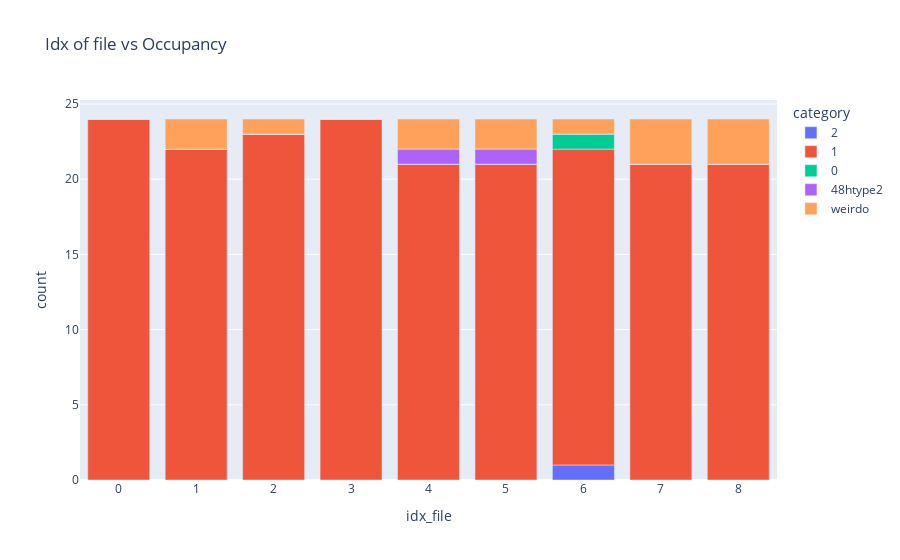

Notebook cell for this chart:
### Code cell
tuple_metainfo = ReadStructure.Metainfo.get_tuple_metainfo(coor_ref_structure_48n24_expanded, litype, el = "Li")
coor_48htype1_metainfo = ReadStructure.Metainfo.get_coor_48htype1_metainfo(coor_ref_structure_48n24_expanded, el = 'Li')

file_loc_important_cols_sorted = file_loc_important_cols.sort_values("toten [eV]", ascending=True).reset_index()

idx_coor_cage_order = {0: np.array([0.97111, 0.25   , 0.25   ]), 3: np.array([0.02889, 0.75   , 0.25   ]),
                       1: np.array([0.02889, 0.25   , 0.75   ]), 2: np.array([0.97111, 0.75   , 0.75   ])}

coor_24g_array = np.array([item['coor'] for sublist in tuple_metainfo.values() for item in sublist if item['type'] == '24g'])
centroids, labels = Operation.KMeans.kmeans_cluster_atoms(coor_24g_array, amount_clusters = 4)
Operation.KMeans.create_POSCAR_atoms_centroids_appended(coor_24g_array, centroids, direc_restructure_destination, lattice_constant, filename = "POSCAR_24g_centroids4")

idx_cage_coor_24g = ReadStructure.Metainfo.get_idx_cage_coor_24g(coor_24g_array, labels, idx_coor_cage_order, amount_clusters = 4)
tuple_cage_metainfo = ReadStructure.Metainfo.get_tuple_cage_metainfo(tuple_metainfo, idx_cage_coor_24g)


category_labels_occupancy = {
    '2': '2',
    '1': '1',
    '0': '0',
    '48htype1': '48htype2',
    'weirdo': 'weirdo'
    # ... add more as needed
}

Movement.Occupancy.get_occupancy(file_loc_important_cols_sorted, coor_ref_structure_48n24_expanded, tuple_cage_metainfo, el = "Li")
df_occupancy = Plot.Movement.Occupancy.plot_occupancy(file_loc_important_cols_sorted, category_labels_occupancy)

### Figure 1 — Plotly figure (JSON) as saved in the notebook; plotly's stock layout.template omitted (floating-point values rounded to 4 significant figures)
{"data": [{"alignmentgroup": "True", "hovertemplate": "category=2<br>idx_file=%{x}<br>count=%{y}<extra></extra>", "legendgroup": "2", "marker": {"color": "#636efa", "pattern": {"shape": ""}}, "name": "2", "offsetgroup": "2", "orientation": "v", "showlegend": true, "textposition": "auto", "type": "bar", "x": [0, 1, 2, 3, 4, 5, 6, 7, 8], "xaxis": "x", "y": [0, 0, 0, 0, 0, 0, 1, 0, 0], "yaxis": "y"}, {"alignmentgroup": "True", "hovertemplate": "category=1<br>idx_file=%{x}<br>count=%{y}<extra></extra>", "legendgroup": "1", "marker": {"color": "#EF553B", "pattern": {"shape": ""}}, "name": "1", "offsetgroup": "1", "orientation": "v", "showlegend": true, "textposition": "auto", "type": "bar", "x": [0, 1, 2, 3, 4, 5, 6, 7, 8], "xaxis": "x", "y": [24, 22, 23, 24, 21, 21, 21, 21, 21], "yaxis": "y"}, {"alignmentgroup": "True", "hovertemplate": "category=0<br>idx_file=%{x}<br>count=%{y}<extra></extra>", "legendgroup": "0", "marker": {"color": "#00cc96", "pattern": {"shape": ""}}, "name": "0", "offsetgroup": "0", "orientation": "v", "showlegend": true, "textposition": "auto", "type": "bar", "x": [0, 1, 2, 3, 4, 5, 6, 7, 8], "xaxis": "x", "y": [0, 0, 0, 0, 0, 0, 1, 0, 0], "yaxis": "y"}, {"alignmentgroup": "True", "hovertemplate": "category=48htype2<br>idx_file=%{x}<br>count=%{y}<extra></extra>", "legendgroup": "48htype2", "marker": {"color": "#ab63fa", "pattern": {"shape": ""}}, "name": "48htype2", "offsetgroup": "48htype2", "orientation": "v", "showlegend": true, "textposition": "auto", "type": "bar", "x": [0, 1, 2, 3, 4, 5, 6, 7, 8], "xaxis": "x", "y": [0, 0, 0, 0, 1, 1, 0, 0, 0], "yaxis": "y"}, {"alignmentgroup": "True", "hovertemplate": "category=weirdo<br>idx_file=%{x}<br>count=%{y}<extra></extra>", "legendgroup": "weirdo", "marker": {"color": "#FFA15A", "pattern": {"shape": ""}}, "name": "weirdo", "offsetgroup": "weirdo", "orientation": "v", "showlegend": true, "textposition": "auto", "type": "bar", "x": [0, 1, 2, 3, 4, 5, 6, 7, 8], "xaxis": "x", "y": [0, 2, 1, 0, 2, 2, 1, 3, 3], "yaxis": "y"}], "layout": {"barmode": "relative", "legend": {"title": {"text": "category"}, "tracegroupgap": 0}, "title": {"text": "Idx of file vs Occupancy"}, "xaxis": {"anchor": "y", "domain": [0, 1], "title": {"text": "idx_file"}}, "yaxis": {"anchor": "x", "domain": [0, 1], "title": {"text": "count"}}}}
